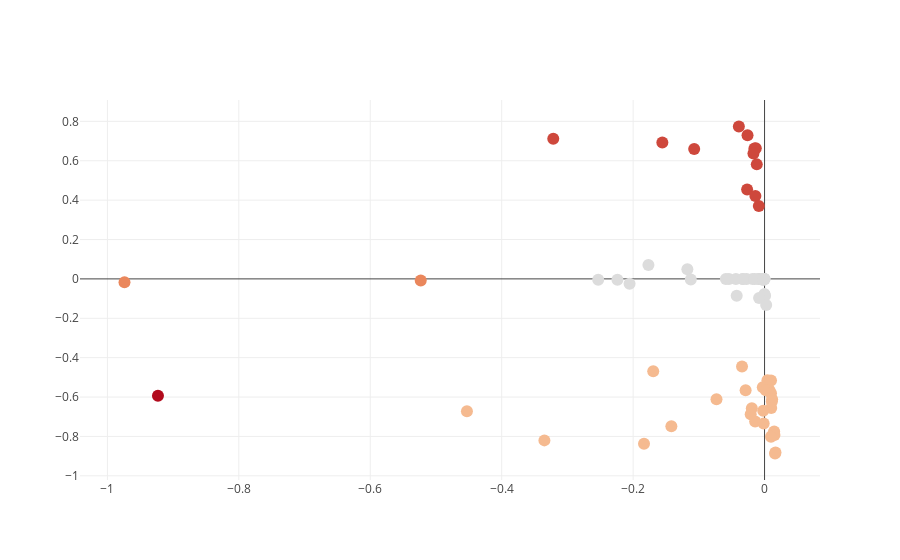

The notebook cell saved with this chart:
### Markdown cell above
Now that the dimensionality of our dataset has been reduced to 2, we can view the components on a typical scatter plot.  Let's see how the clusters look from this perspective.

### Code cell
import plotly 
from plotly.offline import download_plotlyjs, init_notebook_mode, plot, iplot
import plotly.graph_objs as go
init_notebook_mode(connected=True)

pcaDF = pcaDF.toPandas()

## For Base Features
data = [go.Scatter(x = pcaDF.PC2_BASE, 
                   y = pcaDF.PC1_BASE, 
                   mode = 'markers',
                   name = 'BASE_PREDICTIONS',
                   marker = dict(color = pcaDF.BASE_PREDICTIONS, size = '12'),
                   text = pcaDF.BASE_PREDICTIONS
                                 )
       ]

plotly.offline.iplot(data)

### Figure 1 — Plotly figure (JSON) as saved in the notebook; plotly's stock layout.template omitted (floating-point values rounded to 4 significant figures)
{"data": [{"y": [0.7739, 0.7295, 0.7116, 0.6926, 0.6639, 0.6617, 0.6591, 0.6371, 0.5816, 0.4537, 0.4216, 0.37, 0.07096, 0.04932, -0.002575, -1.339e-05, -9.955e-06, -6.271e-05, -0.000727, -0.0001567, -0.0009078, -0.0001457, -0.0005731, -0.0003021, -5.255e-05, -7.192e-06, -3.086e-05, -0.008667, -0.003744, -0.004552, -7.293e-05, -9.606e-05, 0, -0.0004616, -7.173e-05, -0.0006746, -0.001, -6.088e-06, -0.01689, -0.0002423, -0.006102, -0.02423, -0.07711, -0.08521, -0.08594, -0.0968, -0.133, -0.445, -0.4685, -0.5145, -0.5163, -0.5498, -0.5658, -0.5653, -0.5654, -0.5939, -0.5812, -0.6107, -0.611, -0.6229, -0.6561, -0.6566, -0.6717, -0.6694, -0.6875, -0.7239, -0.7342, -0.7478, -0.7746, -0.7857, -0.7928, -0.802, -0.82, -0.837, -0.8812, -0.8866], "x": [-0.03909, -0.02593, -0.3215, -0.1556, -0.01336, -0.01541, -0.1071, -0.01692, -0.01186, -0.02653, -0.01394, -0.008704, -0.1767, -0.1175, -0.1122, -0.0007363, -0.0006004, -0.003502, -0.04361, -0.009724, -0.0542, -0.008223, -0.03269, -0.01827, -0.002714, -0.0002754, -0.001577, -0.5232, -0.2239, -0.2532, -0.004277, -0.005505, 0, -0.02725, -0.003678, -0.03352, -0.05887, -0.000381, -0.974, -0.01503, -0.001997, -0.2054, -0.0001659, 0.0008197, -0.04241, -0.008322, 0.002478, -0.03432, -0.1694, 0.004386, 0.009811, -0.002678, -0.02882, 0.007509, 0.001977, -0.9231, 0.009817, -0.07314, 0.01146, 0.01106, 0.01014, -0.01939, -0.4529, -0.002054, -0.0211, -0.01434, -0.001327, -0.1418, 0.01461, 0.01328, 0.01507, 0.009774, -0.335, -0.1834, 0.01664, 0.01594], "text": [3, 3, 3, 3, 3, 3, 3, 3, 3, 3, 3, 3, 0, 0, 0, 0, 0, 0, 0, 0, 0, 0, 0, 0, 0, 0, 0, 2, 0, 0, 0, 0, 0, 0, 0, 0, 0, 0, 2, 0, 0, 0, 0, 0, 0, 0, 0, 1, 1, 1, 1, 1, 1, 1, 1, 4, 1, 1, 1, 1, 1, 1, 1, 1, 1, 1, 1, 1, 1, 1, 1, 1, 1, 1, 1, 1], "marker": {"color": [3, 3, 3, 3, 3, 3, 3, 3, 3, 3, 3, 3, 0, 0, 0, 0, 0, 0, 0, 0, 0, 0, 0, 0, 0, 0, 0, 2, 0, 0, 0, 0, 0, 0, 0, 0, 0, 0, 2, 0, 0, 0, 0, 0, 0, 0, 0, 1, 1, 1, 1, 1, 1, 1, 1, 4, 1, 1, 1, 1, 1, 1, 1, 1, 1, 1, 1, 1, 1, 1, 1, 1, 1, 1, 1, 1], "size": "12"}, "type": "scatter", "name": "BASE_PREDICTIONS", "mode": "markers"}], "layout": {}}
